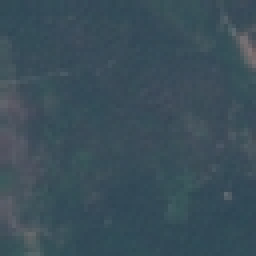
#> input picture data/be-mlsys-assignment-dataset/eval_set/tile_002.png, 64 x 64 px (shown 4 times larger); its folder holds only this picture in this run
$ python -i preprocessing.py   (imports and definitions only)
#> lines starting #> are read from the running program, lines starting #| are printed output that depends on the picture
#> further down, picture is the input picture: PIL image 64x64 RGB; mean R, G, B 58.9, 78.2, 88.9
"""
Image validation and feature extraction.

This module is imported by the API, the training script, and the
evaluation script, so "how we turn an image into a feature vector" is
defined in exactly one place. That matters: if training and inference
ever preprocess images differently, the model silently breaks.

Feature strategy (deliberately simple — see DESIGN.md section 2/6):

  1. Decode + resize to a fixed size (handles tiles that aren't exactly
     64x64, even though the supplied dataset is).
  2. Per-channel color histograms (16 bins x 3 channels = 48 features).
     Land-use classes in EuroSAT-style imagery (forest, water, urban,
     crop) are strongly color-correlated, so this carries most of the
     signal.
  3. Per-channel mean + std (6 features) — cheap global brightness/
     contrast signal.
  4. A coarse edge-density histogram (16 bins) from a grayscale edge
     map — a rough texture proxy that helps separate visually "busy"
     classes (Residential, Industrial, Highway) from "smooth" ones
     (Forest, SeaLake).

No deep learning, no GPU, no pretrained weights to manage — the whole
feature extractor is a few dozen lines of NumPy/Pillow and is easy to
read, test, and explain line-by-line in an interview.
"""

import io

import numpy as np
from PIL import Image, ImageFilter, UnidentifiedImageError

IMAGE_SIZE = (64, 64)
N_COLOR_BINS = 16
N_EDGE_BINS = 16

FEATURE_VECTOR_LENGTH = (N_COLOR_BINS * 3) + 6 + N_EDGE_BINS


class InvalidImageError(ValueError):
    """Raised when the uploaded bytes are not a decodable, supported image."""


def load_image_from_bytes(raw_bytes: bytes) -> Image.Image:
    """Decode raw bytes into a PIL Image, validating it's a real image.

    Raises InvalidImageError with a client-safe message on any failure
    (corrupt file, unsupported/truncated data, zero-byte upload, etc.).
    """
    if not raw_bytes:
        raise InvalidImageError("Uploaded file is empty")

    try:
        image = Image.open(io.BytesIO(raw_bytes))
        image.load()  # force full decode now, not lazily later
    except (UnidentifiedImageError, OSError, ValueError) as exc:
        raise InvalidImageError("Invalid or corrupt image file") from exc

    return image.convert("RGB")


def extract_features(image: Image.Image) -> np.ndarray:
    """Turn a PIL RGB image into a fixed-length float feature vector."""
    image = image.resize(IMAGE_SIZE)
    arr = np.asarray(image, dtype=np.float32) / 255.0  # (H, W, 3), scaled 0..1

    features: list[float] = []

    # 1. Per-channel color histograms
    for channel in range(3):
        hist, _ = np.histogram(arr[:, :, channel], bins=N_COLOR_BINS, range=(0.0, 1.0))
        hist = hist.astype(np.float32)
        hist /= hist.sum() + 1e-8  # normalize -> robust to nothing else changing
        features.extend(hist.tolist())
#> this loop made 3 passes
#> hist on passes 1 to 3: [0, 0, 10, 3361, 562, 142, 11, 10, 0, 0, 0, 0, 0, 0, 0, 0], [0, 0, 0, 0, 2961, 1087, 44, 4, 0, 0, 0, 0, 0, 0, 0, 0], [0, 0, 0, 0, 0, 3844, 241, 11, 0, 0, 0, 0, 0, 0, 0, 0]
#> after the loop, features = 48 values, max 0.938 at index 37, min 0 at index 0, mean 0.0625

    # 2. Per-channel mean + std
    for channel in range(3):
        features.append(float(arr[:, :, channel].mean()))
        features.append(float(arr[:, :, channel].std()))
#> after the loop, features = 54 values, max 0.938 at index 37, min 0 at index 0, mean 0.0732

    # 3. Coarse edge-density histogram (texture proxy)
    edges = image.convert("L").filter(ImageFilter.FIND_EDGES)
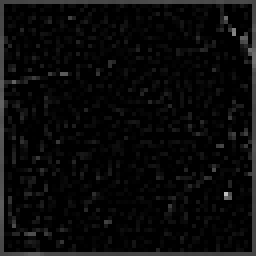
#> edges: PIL image 64x64 L (shown 4 times larger); min 0, max 190, mean 10
    edge_arr = np.asarray(edges, dtype=np.float32) / 255.0
    edge_hist, _ = np.histogram(edge_arr, bins=N_EDGE_BINS, range=(0.0, 1.0))
#> edge_hist = [3392, 318, 88, 21, 203, 56, 14, 2, 1, 0, 0, 1, 0, 0, 0, 0]
    edge_hist = edge_hist.astype(np.float32)
    edge_hist /= edge_hist.sum() + 1e-8
#> edge_hist = [0.828, 0.0776, 0.0215, 0.00513, 0.0496, 0.0137, 0.00342, 0.000488, 0.000244, 0, 0, 0.000244, 0, 0, 0, 0]
    features.extend(edge_hist.tolist())

    vector = np.asarray(features, dtype=np.float32)
#> vector = 70 values, max 0.938 at index 37, min 0 at index 0, mean 0.0708
    assert vector.shape[0] == FEATURE_VECTOR_LENGTH
    return vector

>>> from PIL import Image
>>> picture = Image.open('../../data/be-mlsys-assignment-dataset/eval_set/tile_002.png')
>>> result = extract_features(picture)
#> result has the same summary as vector in extract_features

$ run again, on data/be-mlsys-assignment-dataset/eval_set/tile_005.png
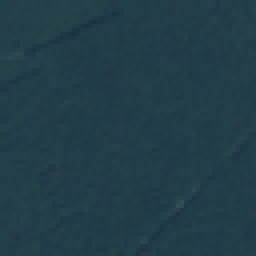
#> input picture data/be-mlsys-assignment-dataset/eval_set/tile_005.png, 64 x 64 px (shown 4 times larger)
#> picture is the input picture: PIL image 64x64 RGB; mean R, G, B 34.5, 61.8, 72.7
#> the loop in extract_features, `for channel in range(3):` made 3 passes
#> hist on passes 1 to 3: [0, 169, 3923, 4, 0, 0, 0, 0, 0, 0, 0, 0, 0, 0, 0, 0], [0, 0, 0, 0.806, 0.194, 0, 0, 0, 0, 0, 0, 0, 0, 0, 0, 0], [0, 0, 0, 0, 0.997, 0.00269, 0, 0, 0, 0, 0, 0, 0, 0, 0, 0]
#> after the loop in extract_features, `for channel in range(3):`: features = 48 values, max 0.997 at index 36, min 0 at index 0, mean 0.0625
#> after the loop in extract_features, `for channel in range(3):`: features = 54 values, max 0.997 at index 36, min 0 at index 0, mean 0.0683
#> in extract_features, `edges = image.convert("L").filter(ImageFilter.FIND_EDGES)`:
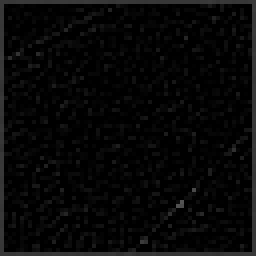
#> edges: PIL image 64x64 L (shown 4 times larger); min 0, max 84, mean 7.4
#> in extract_features, `edge_hist, _ = np.histogram(edge_arr, bins=N_EDGE_BINS, range=(0.0, 1...`: edge_hist = [3546, 278, 12, 256, 2, 2, 0, 0, 0, 0, 0, 0, 0, 0, 0, 0]
#> in extract_features, `edge_hist /= edge_hist.sum() + 1e-8`: edge_hist = [0.866, 0.0679, 0.00293, 0.0625, 0.000488, 0.000488, 0, 0, 0, 0, 0, 0, 0, 0, 0, 0]
#> vector = 70 values, max 0.997 at index 36, min 0 at index 0, mean 0.0669
#> result has the same summary as vector in extract_features

$ run again, on data/be-mlsys-assignment-dataset/eval_set/tile_006.png
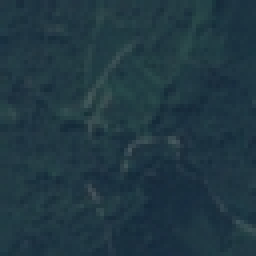
#> input picture data/be-mlsys-assignment-dataset/eval_set/tile_006.png, 64 x 64 px (shown 4 times larger)
#> picture is the input picture: PIL image 64x64 RGB; mean R, G, B 32.6, 55.9, 66.3
#> the loop in extract_features, `for channel in range(3):` made 3 passes
#> hist on passes 1 to 3: [0, 1749, 2249, 91, 7, 0, 0, 0, 0, 0, 0, 0, 0, 0, 0, 0], [0, 0, 366, 3307, 403, 20, 0, 0, 0, 0, 0, 0, 0, 0, 0, 0], [0, 0, 0, 927, 3103, 66, 0, 0, 0, 0, 0, 0, 0, 0, 0, 0]
#> after the loop in extract_features, `for channel in range(3):`: features = 48 values, max 0.807 at index 19, min 0 at index 0, mean 0.0625
#> after the loop in extract_features, `for channel in range(3):`: features = 54 values, max 0.807 at index 19, min 0 at index 0, mean 0.068
#> in extract_features, `edges = image.convert("L").filter(ImageFilter.FIND_EDGES)`:
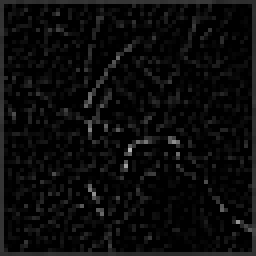
#> edges: PIL image 64x64 L (shown 4 times larger); min 0, max 182, mean 11.2
#> in extract_features, `edge_hist, _ = np.histogram(edge_arr, bins=N_EDGE_BINS, range=(0.0, 1...`: edge_hist = [3067, 489, 262, 222, 20, 15, 13, 2, 3, 1, 1, 1, 0, 0, 0, 0]
#> in extract_features, `edge_hist /= edge_hist.sum() + 1e-8`: edge_hist = [0.749, 0.119, 0.064, 0.0542, 0.00488, 0.00366, 0.00317, 0.000488, 0.000732, 0.000244, 0.000244, 0.000244, 0, 0, 0, 0]
#> vector = 70 values, max 0.807 at index 19, min 0 at index 0, mean 0.0667
#> result has the same summary as vector in extract_features

$ run again, on data/be-mlsys-assignment-dataset/eval_set/tile_009.png
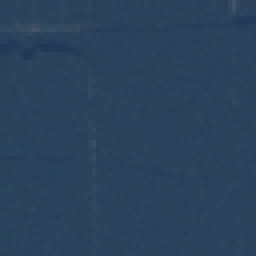
#> input picture data/be-mlsys-assignment-dataset/eval_set/tile_009.png, 64 x 64 px (shown 4 times larger)
#> picture is the input picture: PIL image 64x64 RGB; mean R, G, B 42.7, 66.1, 89.9
#> the loop in extract_features, `for channel in range(3):` made 3 passes
#> hist on passes 1 to 3: [0, 0, 3977, 115, 4, 0, 0, 0, 0, 0, 0, 0, 0, 0, 0, 0], [0, 0, 0, 208, 3882, 6, 0, 0, 0, 0, 0, 0, 0, 0, 0, 0], [0, 0, 0, 0, 0, 0.991, 0.00854, 0, 0, 0, 0, 0, 0, 0, 0, 0]
#> after the loop in extract_features, `for channel in range(3):`: features = 48 values, max 0.991 at index 37, min 0 at index 0, mean 0.0625
#> after the loop in extract_features, `for channel in range(3):`: features = 54 values, max 0.991 at index 37, min 0 at index 0, mean 0.0704
#> in extract_features, `edges = image.convert("L").filter(ImageFilter.FIND_EDGES)`:
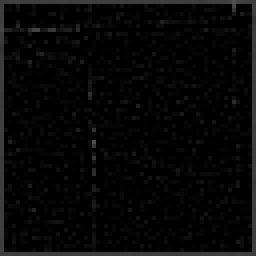
#> edges: PIL image 64x64 L (shown 4 times larger); min 0, max 79, mean 7.3
#> in extract_features, `edge_hist, _ = np.histogram(edge_arr, bins=N_EDGE_BINS, range=(0.0, 1...`: edge_hist = [3662, 156, 15, 231, 32, 0, 0, 0, 0, 0, 0, 0, 0, 0, 0, 0]
#> in extract_features, `edge_hist /= edge_hist.sum() + 1e-8`: edge_hist = [0.894, 0.0381, 0.00366, 0.0564, 0.00781, 0, 0, 0, 0, 0, 0, 0, 0, 0, 0, 0]
#> vector = 70 values, max 0.991 at index 37, min 0 at index 0, mean 0.0686
#> result has the same summary as vector in extract_features
